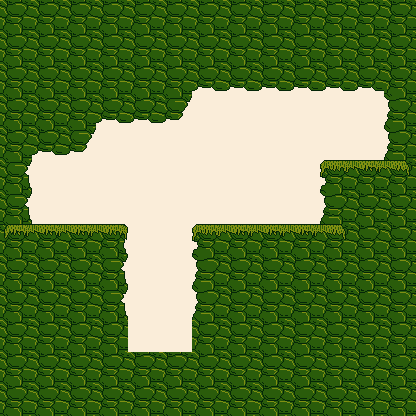

This game map was drawn from its Tiled (.tmx) file and the tilesets committed beside it. A one-line description and the trimmed map source follow:
An orthogonal 13x13 tile map with 32x32 px tiles, 2 tile layers (sky, ground) and 4 objects (3x action, char).

<map version="1.0" orientation="orthogonal" renderorder="right-down" width="13" height="13" tilewidth="32" tileheight="32" nextobjectid="23">
 <tileset firstgid="1" name="green" tilewidth="32" tileheight="32">
  <image source="../../src/img/green.png" width="256" height="256" />
  <terraintypes>
   <terrain name="gnd" tile="-1" />
  </terraintypes>
  <tile id="1" terrain="0,0,0,0" />
  <tile id="2" terrain=",,0,0" />
  <tile id="3" terrain=",,0," />
  <tile id="4" terrain=",,,0" />
  <tile id="5" terrain=",0,,0" />
  <tile id="6" terrain=",0,0,0" />
  <tile id="7" terrain="0,,0," />
  <tile id="8" terrain="0,,0,0" />
  <tile id="9" terrain="0,0,," />
  <tile id="11" terrain=",0,," />
  <tile id="12" terrain="0,,," />
  <tile id="16" terrain="0,0,0," />
  <tile id="17" terrain="0,0,,0" />
  <tile id="18">
   <objectgroup draworder="index" />
  </tile>
  <tile id="29">
   <animation>
    <frame tileid="29" duration="150" />
    <frame tileid="30" duration="150" />
    <frame tileid="31" duration="150" />
    <frame tileid="32" duration="150" />
   </animation>
  </tile>
  <tile id="33">
   <animation>
    <frame tileid="33" duration="150" />
    <frame tileid="34" duration="150" />
    <frame tileid="35" duration="150" />
   </animation>
  </tile>
 </tileset>
 <layer name="sky" width="13" height="13">
  <data>[169 cells, 169 non-empty, 1 distinct tile ids]</data>
 </layer>
 <layer name="ground" width="13" height="13">
  <properties>
   <property name="collidable" value="true" />
  </properties>
  <data>[169 cells, 128 non-empty, 10 distinct tile ids]</data>
 </layer>
 <objectgroup name="objects">
  <properties>
   <property name="collidable" value="true" />
  </properties>
  <object id="7" name="finish" type="action" gid="19" x="338" y="142" width="32" height="32" />
  <object id="19" name="shaman" type="char" x="32" y="192" width="32" height="32" />
  <object id="20" name="lava" type="action" gid="34" x="128" y="352" width="32" height="32" />
  <object id="21" name="lava" type="action" gid="34" x="160" y="352" width="32" height="32" />
 </objectgroup>
</map>